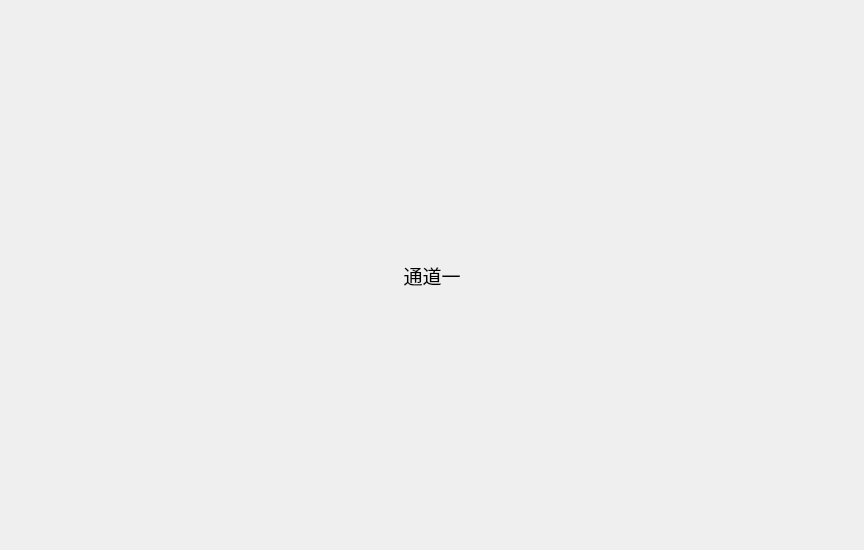
<?xml version="1.0" encoding="UTF-8"?>
<ui version="4.0">
 <class>monitor</class>
 <widget class="QWidget" name="monitor">
  <property name="geometry">
   <rect>
    <x>0</x>
    <y>0</y>
    <width>864</width>
    <height>550</height>
   </rect>
  </property>
  <property name="windowTitle">
   <string>Form</string>
  </property>
  <layout class="QVBoxLayout" name="verticalLayout">
   <item>
    <layout class="QGridLayout" name="gridLayout">
     <item row="0" column="0">
      <widget class="QLabel" name="label_c1">
       <property name="font">
        <font>
         <family>方正正黑简体</family>
         <pointsize>14</pointsize>
        </font>
       </property>
       <property name="whatsThis">
        <string>channel</string>
       </property>
       <property name="text">
        <string>通道一</string>
       </property>
       <property name="alignment">
        <set>Qt::AlignCenter</set>
       </property>
      </widget>
     </item>
    </layout>
   </item>
  </layout>
 </widget>
 <resources/>
 <connections/>
</ui>
